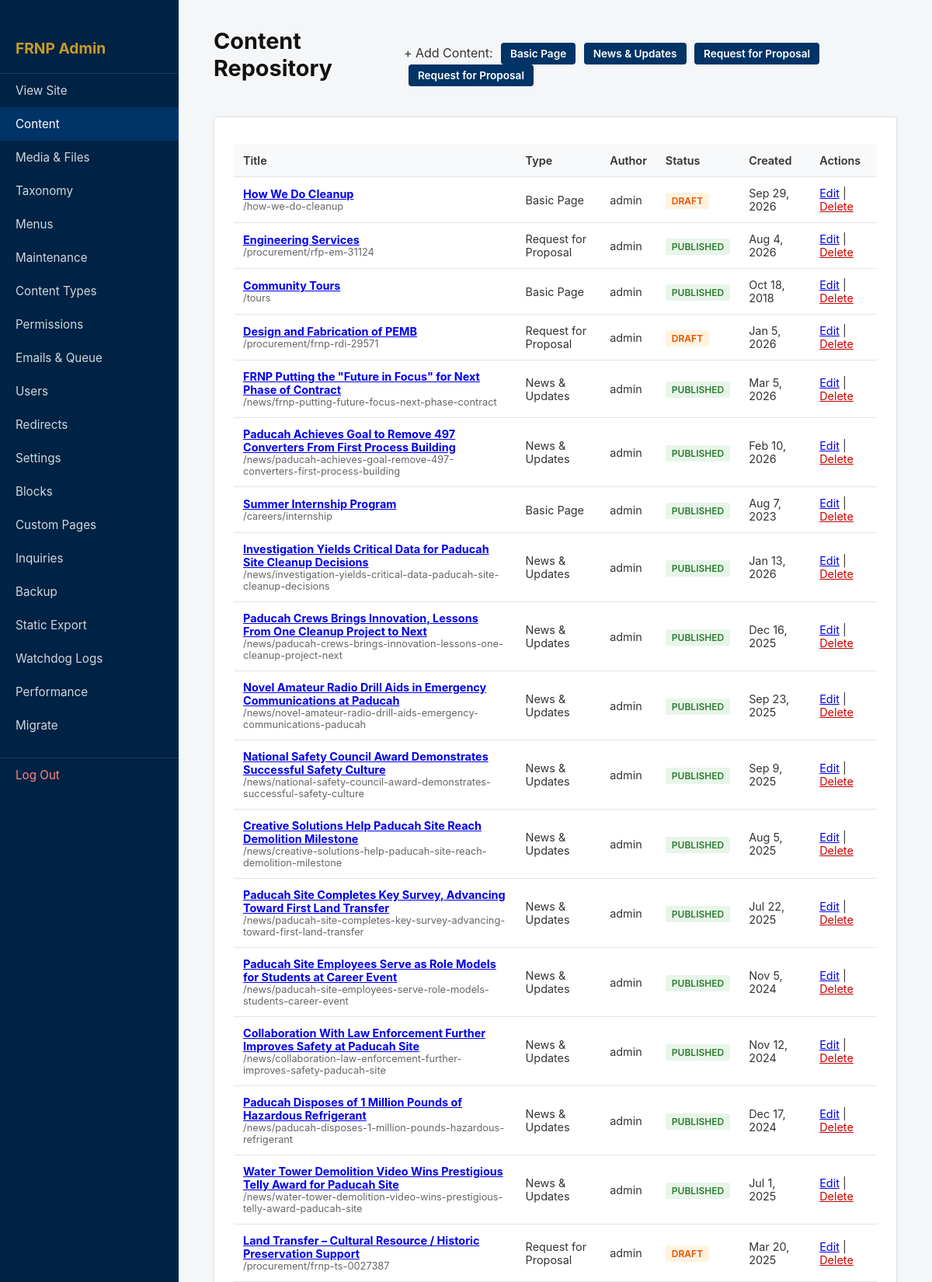
The app's page /admin/nodes.php (signed in, upper part) with its own data.
### tables this page shows
CREATE TABLE IF NOT EXISTS `content_types` (
    `type` VARCHAR(32) NOT NULL PRIMARY KEY,
    `name` VARCHAR(64) NOT NULL,
    `description` TEXT NULL,
    `has_body` TINYINT(1) NOT NULL DEFAULT 1,
    `url_pattern` VARCHAR(255) NULL DEFAULT '[node:title]',
    `fields_schema` LONGTEXT NULL,  
    `created_at` DATETIME NOT NULL DEFAULT CURRENT_TIMESTAMP
);

CREATE TABLE IF NOT EXISTS `nodes` (
    `id` INT(10) UNSIGNED AUTO_INCREMENT PRIMARY KEY,
    `type` VARCHAR(32) NOT NULL,
    `title` VARCHAR(255) NOT NULL,
    `slug` VARCHAR(255) NOT NULL UNIQUE,
    `auto_slug` TINYINT(1) NOT NULL DEFAULT 1,
    `body` MEDIUMTEXT NULL,
    `format` VARCHAR(32) NOT NULL DEFAULT 'filtered_html',
    `keywords` TEXT NULL,
    `fields_data` LONGTEXT NULL,  
    `uid` INT(10) UNSIGNED NOT NULL,
    `status` VARCHAR(20) NOT NULL DEFAULT 'published',  
    `publish_on` DATETIME NULL,
    `unpublish_on` DATETIME NULL,
    `template` VARCHAR(64) NULL,
    `created_at` DATETIME NOT NULL DEFAULT CURRENT_TIMESTAMP,
    `updated_at` DATETIME NOT NULL DEFAULT CURRENT_TIMESTAMP ON UPDATE CURRENT_TIMESTAMP,
    INDEX `idx_nodes_type` (`type`),
    INDEX `idx_nodes_uid` (`uid`),
    INDEX `idx_nodes_status` (`status`)
);

CREATE TABLE IF NOT EXISTS `users` (
    `id` INT(10) UNSIGNED AUTO_INCREMENT PRIMARY KEY,
    `username` VARCHAR(60) NOT NULL UNIQUE,
    `email` VARCHAR(254) NOT NULL UNIQUE,
    `password_hash` VARCHAR(255) NOT NULL,
    `status` TINYINT(1) NOT NULL DEFAULT 1,
    `created_at` DATETIME NOT NULL DEFAULT CURRENT_TIMESTAMP
);

### includes/content.php (called while the page is built, shortened)
<?php
function get_content_types(): array {
    $db = get_db();
    return $db->query('SELECT * FROM content_types ORDER BY name ASC')->fetchAll();
}

### includes/auth.php (called while the page is built, shortened)
<?php
function current_user(): ?array {
    return $_SESSION['user'] ?? null;
}
function user_has_permission(string $permission): bool {
    $user = current_user();
    if (in_array('administrator', $user['roles'], true)) {
        return true;
    }
    return in_array($permission, $user['permissions'], true);
}

### admin/nodes.php (the view, shortened to what this page needs)
<?php
require_once __DIR__ . '/../includes/auth.php';
require_once __DIR__ . '/../includes/content.php';
$db = get_db();
$stmt = $db->query('
    SELECT n.id, n.type, n.title, n.slug, n.status, n.created_at, ct.name AS content_type_label, u.username
    FROM nodes n
    JOIN content_types ct ON ct.type = n.type
    JOIN users u ON u.id = n.uid
    ORDER BY n.updated_at DESC
');
$nodes = $stmt->fetchAll();
$types = get_content_types();
?>
<!DOCTYPE html>
<html>
<head>
    <link rel="stylesheet" href="/cms/assets/css/admin.css">
</head>
<body>
    <div class="admin-wrapper">
        <aside class="admin-nav">
<?php require __DIR__ . '/nav.php'; ?>
        </aside>
        <main class="admin-main">
            <div style="display:flex; justify-content:space-between; align-items:center; margin-bottom: 20px;">
                <h1>Content Repository</h1>
                <div class="dropdown-add">
                    <span>+ Add Content: </span>
                    <?php foreach ($types as $t): ?>
                        <a href="/cms/admin/node_edit.php?type=<?= urlencode($t['type']) ?>" class="btn-primary" style="margin-left: 6px; padding: 6px 12px; font-size: 0.85rem;">
                            <?= htmlspecialchars($t['name']) ?>
                        </a>
                    <?php endforeach; ?>
                </div>
            </div>
            <section class="card">
                <table>
                    <thead>
                        <tr>
                            <th>Title</th>
                            <th>Type</th>
                            <th>Author</th>
                            <th>Status</th>
                            <th>Created</th>
                            <th>Actions</th>
                        </tr>
                    </thead>
                    <tbody>
                        <?php if (empty($nodes)): ?>
                            <tr><td colspan="6" style="text-align:center; color:#777;">No content nodes found. Create one above.</td></tr>
                        <?php else: ?>
                            <?php foreach ($nodes as $n): ?>
                            <tr>
                                <td>
                                    <strong><a href="/cms/<?= htmlspecialchars($n['slug']) ?>" target="_blank"><?= htmlspecialchars($n['title']) ?></a></strong>
                                    <div style="font-size: 0.8rem; color: #666;">/<?= htmlspecialchars($n['slug']) ?></div>
                                </td>
                                <td><?= htmlspecialchars($n['content_type_label']) ?></td>
                                <td><?= htmlspecialchars($n['username']) ?></td>
                                <td>
    <?php
        $badgeClass = match($n['status']) {
            'published' => 'status-published',
            'in_review'  => 'status-review',
            'archived'   => 'status-archived',
            default      => 'status-draft',
        };
    ?>
    <span class="badge-status <?= $badgeClass ?>">
        <?= htmlspecialchars(strtoupper(str_replace('_', ' ', $n['status']))) ?>
    </span>
</td>
                                <td><?= date('M j, Y', strtotime($n['created_at'])) ?></td>
                                <td>
                                    <a href="/cms/admin/node_edit.php?id=<?= $n['id'] ?>">Edit</a>
                                    <?php if (user_has_permission('delete_any_content')): ?>
                                        | <a href="/cms/admin/nodes.php?action=delete&id=<?= $n['id'] ?>" onclick="return confirm('Permanently delete this node?');" style="color: #c00;">Delete</a>
                                    <?php endif; ?>
                                </td>
                            </tr>
                            <?php endforeach; ?>
                        <?php endif; ?>
                    </tbody>
                </table>
            </section>
        </main>
    </div>
</body>
</html>

### assets/css/admin.css (style rules this page uses)
* { box-sizing: border-box; margin: 0; padding: 0; font-family: -apple-system, BlinkMacSystemFont, "Segoe UI", Roboto, sans-serif; }
body { background: #f4f6f8; color: #333; }
.admin-wrapper { display: flex; min-height: 100vh; }
.admin-nav { width: 230px; background: #002244; color: #fff; padding: 25px 0; }
.admin-main { flex: 1; padding: 35px 45px; }
h1 { font-size: 1.8rem; margin-bottom: 25px; color: #111; }
.card { background: #fff; padding: 25px; border-radius: 4px; box-shadow: 0 1px 3px rgba(0,0,0,0.08); margin-bottom: 30px; border: 1px solid #e1e4e8; }
.btn-primary { background: #003366; color: #fff; border: none; padding: 10px 18px; border-radius: 4px; cursor: pointer; text-decoration: none; display: inline-block; font-weight: 600; }
table { width: 100%; border-collapse: collapse; margin-top: 10px; }
th, td { padding: 12px; text-align: left; border-bottom: 1px solid #e1e4e8; font-size: 0.9rem; }
th { background: #f8f9fa; font-weight: 600; }
.badge-status { padding: 3px 8px; border-radius: 3px; font-size: 0.75rem; font-weight: 600; text-transform: uppercase; }
.status-published { background: #e8f5e9; color: #2e7d32; }
.status-draft { background: #fff3e0; color: #e65100; }

### records on screen
content_types: name "Basic Page"
content_types: name "News & Updates"
content_types: name "Request for Proposal"
content_types: name "Request for Proposal"
nodes: title "How We Do Cleanup", slug "how-we-do-cleanup", content_types.name "Basic Page", uid.username "admin", status "DRAFT", created_at "Sep 29, 2026"
nodes: title "Engineering Services", slug "procurement/rfp-em-31124", content_types.name "Request for Proposal", uid.username "admin", status "PUBLISHED", created_at "Aug 4, 2026"
nodes: title "Community Tours", slug "tours", content_types.name "Basic Page", uid.username "admin", status "PUBLISHED", created_at "Oct 18, 2018"
nodes: title "Design and Fabrication of PEMB", slug "procurement/frnp-rdi-29571", content_types.name "Request for Proposal", uid.username "admin", status "DRAFT", created_at "Jan 5, 2026"
nodes: title "FRNP Putting the \"Future in Focus\" for Next Phase of Contract", slug "news/frnp-putting-future-focus-next-phase-contract", content_types.name "News & Updates", uid.username "admin", status "PUBLISHED", created_at "Mar 5, 2026"
nodes: title "Paducah Achieves Goal to Remove 497 Converters From First Process Building", slug "news/paducah-achieves-goal-remove-497-converters-first-process-building", content_types.name "News & Updates", uid.username "admin", status "PUBLISHED", created_at "Feb 10, 2026"
nodes: title "Summer Internship Program", slug "careers/internship", content_types.name "Basic Page", uid.username "admin", status "PUBLISHED", created_at "Aug 7, 2023"
nodes: title "Investigation Yields Critical Data for Paducah Site Cleanup Decisions", slug "news/investigation-yields-critical-data-paducah-site-cleanup-decisions", content_types.name "News & Updates", uid.username "admin", status "PUBLISHED", created_at "Jan 13, 2026"
nodes: title "Paducah Crews Brings Innovation, Lessons From One Cleanup Project to Next", slug "news/paducah-crews-brings-innovation-lessons-one-cleanup-project-next", content_types.name "News & Updates", uid.username "admin", status "PUBLISHED", created_at "Dec 16, 2025"
nodes: title "Novel Amateur Radio Drill Aids in Emergency Communications at Paducah", slug "news/novel-amateur-radio-drill-aids-emergency-communications-paducah", content_types.name "News & Updates", uid.username "admin", status "PUBLISHED", created_at "Sep 23, 2025"
nodes: title "National Safety Council Award Demonstrates Successful Safety Culture", slug "news/national-safety-council-award-demonstrates-successful-safety-culture", content_types.name "News & Updates", uid.username "admin", status "PUBLISHED", created_at "Sep 9, 2025"
nodes: title "Creative Solutions Help Paducah Site Reach Demolition Milestone", slug "news/creative-solutions-help-paducah-site-reach-demolition-milestone", content_types.name "News & Updates", uid.username "admin", status "PUBLISHED", created_at "Aug 5, 2025"
nodes: title "Paducah Site Completes Key Survey, Advancing Toward First Land Transfer", slug "news/paducah-site-completes-key-survey-advancing-toward-first-land-transfer", content_types.name "News & Updates", uid.username "admin", status "PUBLISHED", created_at "Jul 22, 2025"
nodes: title "Paducah Site Employees Serve as Role Models for Students at Career Event", slug "news/paducah-site-employees-serve-role-models-students-career-event", content_types.name "News & Updates", uid.username "admin", status "PUBLISHED", created_at "Nov 5, 2024"
nodes: title "Collaboration With Law Enforcement Further Improves Safety at Paducah Site", slug "news/collaboration-law-enforcement-further-improves-safety-paducah-site", content_types.name "News & Updates", uid.username "admin", status "PUBLISHED", created_at "Nov 12, 2024"
nodes: title "Paducah Disposes of 1 Million Pounds of Hazardous Refrigerant", slug "news/paducah-disposes-1-million-pounds-hazardous-refrigerant", content_types.name "News & Updates", uid.username "admin", status "PUBLISHED", created_at "Dec 17, 2024"
nodes: title "Water Tower Demolition Video Wins Prestigious Telly Award for Paducah Site", slug "news/water-tower-demolition-video-wins-prestigious-telly-award-paducah-site", content_types.name "News & Updates", uid.username "admin", status "PUBLISHED", created_at "Jul 1, 2025"
nodes: title "Land Transfer – Cultural Resource / Historic Preservation Support", slug "procurement/frnp-ts-0027387", content_types.name "Request for Proposal", uid.username "admin", status "DRAFT", created_at "Mar 20, 2025"

### other values on screen
$item['title'] "Content"
$item['title'] "Media & Files"
$item['title'] "Taxonomy"
$item['title'] "Menus"
$item['title'] "Maintenance"
$item['title'] "Content Types"
$item['title'] "Permissions"
$item['title'] "Emails & Queue"
$item['title'] "Users"
$item['title'] "Redirects"
$item['title'] "Settings"
$item['title'] "Blocks"
$item['title'] "Custom Pages"
$item['title'] "Inquiries"
$item['title'] "Backup"
